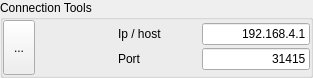
<?xml version="1.0" encoding="UTF-8"?>
<ui version="4.0">
 <class>connectWidget</class>
 <widget class="QGroupBox" name="connectWidget">
  <property name="geometry">
   <rect>
    <x>0</x>
    <y>0</y>
    <width>313</width>
    <height>78</height>
   </rect>
  </property>
  <property name="windowTitle">
   <string>GroupBox</string>
  </property>
  <property name="title">
   <string>Connection Tools</string>
  </property>
  <layout class="QHBoxLayout" name="horizontalLayout_3">
   <property name="spacing">
    <number>0</number>
   </property>
   <property name="sizeConstraint">
    <enum>QLayout::SetMinimumSize</enum>
   </property>
   <property name="leftMargin">
    <number>0</number>
   </property>
   <property name="topMargin">
    <number>0</number>
   </property>
   <property name="rightMargin">
    <number>0</number>
   </property>
   <property name="bottomMargin">
    <number>0</number>
   </property>
   <item>
    <widget class="QToolButton" name="btnConnect">
     <property name="minimumSize">
      <size>
       <width>32</width>
       <height>32</height>
      </size>
     </property>
     <property name="maximumSize">
      <size>
       <width>64</width>
       <height>64</height>
      </size>
     </property>
     <property name="text">
      <string>...</string>
     </property>
     <property name="icon">
      <iconset resource="resources.qrc">
       <normaloff>:/icons/icons/connect-icon.png</normaloff>
       <normalon>:/icons/icons/connected-icon.png</normalon>:/icons/icons/connect-icon.png</iconset>
     </property>
     <property name="iconSize">
      <size>
       <width>64</width>
       <height>64</height>
      </size>
     </property>
     <property name="checkable">
      <bool>true</bool>
     </property>
    </widget>
   </item>
   <item>
    <spacer name="horizontalSpacer_3">
     <property name="orientation">
      <enum>Qt::Horizontal</enum>
     </property>
     <property name="sizeHint" stdset="0">
      <size>
       <width>40</width>
       <height>20</height>
      </size>
     </property>
    </spacer>
   </item>
   <item>
    <layout class="QVBoxLayout" name="verticalLayout">
     <property name="spacing">
      <number>0</number>
     </property>
     <item>
      <layout class="QHBoxLayout" name="horizontalLayout">
       <item>
        <widget class="QLabel" name="label">
         <property name="text">
          <string>Ip / host</string>
         </property>
        </widget>
       </item>
       <item>
        <spacer name="horizontalSpacer">
         <property name="orientation">
          <enum>Qt::Horizontal</enum>
         </property>
         <property name="sizeHint" stdset="0">
          <size>
           <width>40</width>
           <height>20</height>
          </size>
         </property>
        </spacer>
       </item>
       <item>
        <widget class="QLineEdit" name="editIP">
         <property name="text">
          <string>192.168.4.1</string>
         </property>
         <property name="alignment">
          <set>Qt::AlignRight|Qt::AlignTrailing|Qt::AlignVCenter</set>
         </property>
        </widget>
       </item>
      </layout>
     </item>
     <item>
      <layout class="QHBoxLayout" name="horizontalLayout_2">
       <item>
        <widget class="QLabel" name="label_2">
         <property name="text">
          <string>Port</string>
         </property>
        </widget>
       </item>
       <item>
        <spacer name="horizontalSpacer_2">
         <property name="orientation">
          <enum>Qt::Horizontal</enum>
         </property>
         <property name="sizeHint" stdset="0">
          <size>
           <width>40</width>
           <height>20</height>
          </size>
         </property>
        </spacer>
       </item>
       <item>
        <widget class="QLineEdit" name="editPort">
         <property name="text">
          <string>31415</string>
         </property>
         <property name="alignment">
          <set>Qt::AlignRight|Qt::AlignTrailing|Qt::AlignVCenter</set>
         </property>
        </widget>
       </item>
      </layout>
     </item>
    </layout>
   </item>
  </layout>
 </widget>
 <resources>
  <include location="resources.qrc"/>
 </resources>
 <connections/>
</ui>
